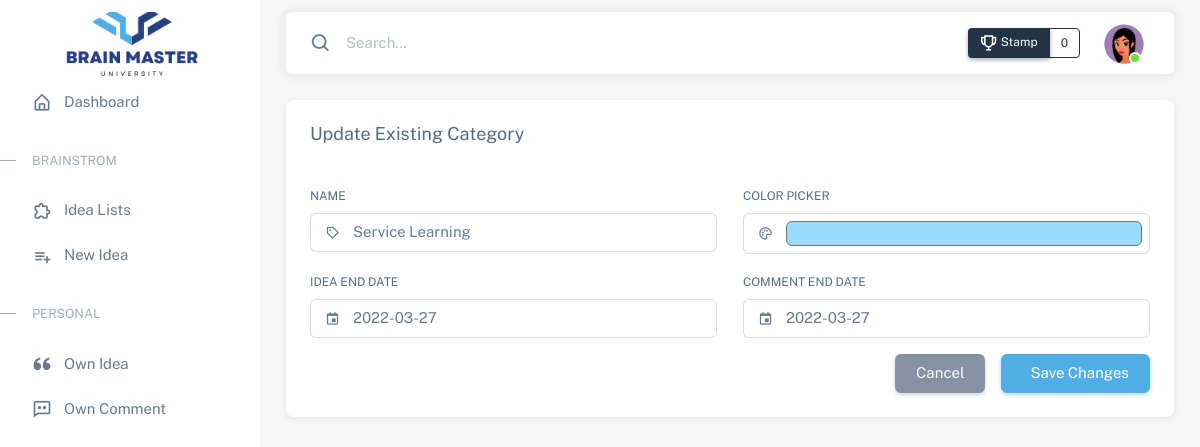
Page /category_edit.php?cid=1 (signed in) on the committed database.
### tables this page shows
CREATE TABLE `categories` (
  `id` int(11) NOT NULL,
  `name` varchar(255) NOT NULL,
  `color` varchar(255) NOT NULL,
  `ideaenddate` date NOT NULL,
  `commentenddate` date NOT NULL,
  `created_at` timestamp NOT NULL DEFAULT CURRENT_TIMESTAMP ON UPDATE CURRENT_TIMESTAMP,
  `updated_at` timestamp NOT NULL DEFAULT '0000-00-00 00:00:00'
);

### category_edit.php (the view, shortened to what this page needs)
<?php
	require 'header.php';
    include("confs/config.php");
	if(isset($_GET['cid']))
	{
		$id=$_GET['cid'];
		$category_query=mysqli_query($conn,"SELECT * FROM categories WHERE id='$id'");
	    $category_numrows=mysqli_num_rows($category_query);
	    if($category_numrows > 0){
	    	$row = mysqli_fetch_array($category_query);
	    	$name = $row['name'];
	    	$color = $row['color'];
	    	$ideaenddate = $row['ideaenddate'];
	    	$commentenddate = $row['commentenddate'];
	    } else{
	    	header("location: 404.php");
	    }
	}
?>
	<div class="layout-wrapper layout-content-navbar">
        <div class="layout-container">
            <?php require 'app_sidebar.php' ?>
            <div class="layout-page">
                <?php require 'app_header.php' ?>
                <div class="container-xxl flex-grow-1 container-p-y">
                	<div class="card">
                        <div class="card-header">
                            <h5 class="d-inline-block">Update Existing Category</h5>
                        </div>
                        <div class="card-body">
                            <form action='category_edit.php' method='POST' class="form-sample">
                            	<div class="row mb-3">
                                    <div class="col-xl-6 col-lg-6 col-md-6 col-sm-12 col-12">
                                        <label class="form-label" for="inputName"> Name </label>
                                        <div class="input-group input-group-merge">
                                            <span class="input-group-text">
                                                <i class='bx bx-purchase-tag' ></i>
                                            </span>
                                            <input type="text" class="form-control
                                            	<?php
					                            	if(isset($nameErr)) { echo 'is-invalid'; }
					                            ?>
					                            <?php
					                            	if(isset($valid) && empty($nameErr)){ echo 'is-valid'; }
					                            ?>" id="inputName" placeholder="Enter Category Name Here" name="name" autofocus value="<?= $name; ?>" />
                                        </div>
                                    </div>
                                    <div class="col-xl-6 col-lg-6 col-md-6 col-sm-12 col-12">
                                        <label class="form-label" for="inputColor"> Color Picker </label>
                                        <div class="input-group input-group-merge">
                                            <span class="input-group-text">
                                                <i class='bx bx-palette'></i>
                                            </span>
                                            <input type="color" class="form-control form-control-color
                                            	<?php
					                            	if(isset($ideaenddateErr)) { echo 'is-invalid'; }
					                            ?>
					                            <?php
					                            	if(isset($valid) && empty($ideaenddateErr)){ echo 'is-valid'; }
					                            ?>"
					                            id="inputColor"  name="color"  value="<?= $color; ?>"/>
                                        </div>
                                    </div>
                                </div>
                                <div class="row mb-3">
                                    <div class="col-xl-6 col-lg-6 col-md-6 col-sm-12 col-12">
                                        <label class="form-label" for="inputIdeaenddate"> Idea End Date </label>
                                        <div class="input-group input-group-merge">
                                            <span class="input-group-text">
                                                <i class='bx bx-calendar-event' ></i>
                                            </span>
                                            <input type="text" class="form-control
                                            <?php
				                            	if(isset($colorErr)) { echo 'is-invalid'; }
				                            ?>
				                            <?php
				                            	if(isset($valid) && empty($colorErr)){ echo 'is-valid'; }
				                            ?>"
				                            id="inputIdeaenddate" name="ideaenddate"  value="<?= $ideaenddate; ?>" />
                                        </div>
                                    </div>
                                    <div class="col-xl-6 col-lg-6 col-md-6 col-sm-12 col-12">
                                        <label class="form-label" for="inputCommentenddate"> Comment End Date </label>
                                        <div class="input-group input-group-merge">
                                            <span class="input-group-text">
                                                <i class='bx bx-calendar-event' ></i>
                                            </span>
                                            <input type="text" class="form-control <?php
				                            	if(isset($commentenddateErr)) { echo 'is-invalid'; }
				                            ?>
				                            <?php
				                            	if(isset($valid) && empty($commentenddateErr)){ echo 'is-valid'; }
				                            ?>" id="inputCommentenddate" name="commentenddate" value="<?= $commentenddate ?>"/>
                                        </div>
                                    </div>
                                </div>
                                <div class="row ">
                                	<div class="d-grid gap-2 d-md-flex justify-content-md-end">
                                		<button class="btn btn-secondary me-md-2" type="reset">
                                            <i class="fa-solid fa-arrow-rotate-right"></i> Cancel
                                        </button>
                                        <button class="btn btn-primary" type="submit" name='btnsave'>
                                            <i class="fa-solid fa-floppy-disk me-2"></i>Save Changes
                                        </button>
                                	</div>
                                </div>
                        	</form>
                        </div>
                    </div>
                </div>
            </div>
        </div>
    </div>
<?php
	require 'footer.php';
?>

### rows in the picture
categories: name "Service Learning", color "#9adcff", ideaenddate "2022-03-27", commentenddate "2022-03-27"

### other values in the picture
$stamp "0"
